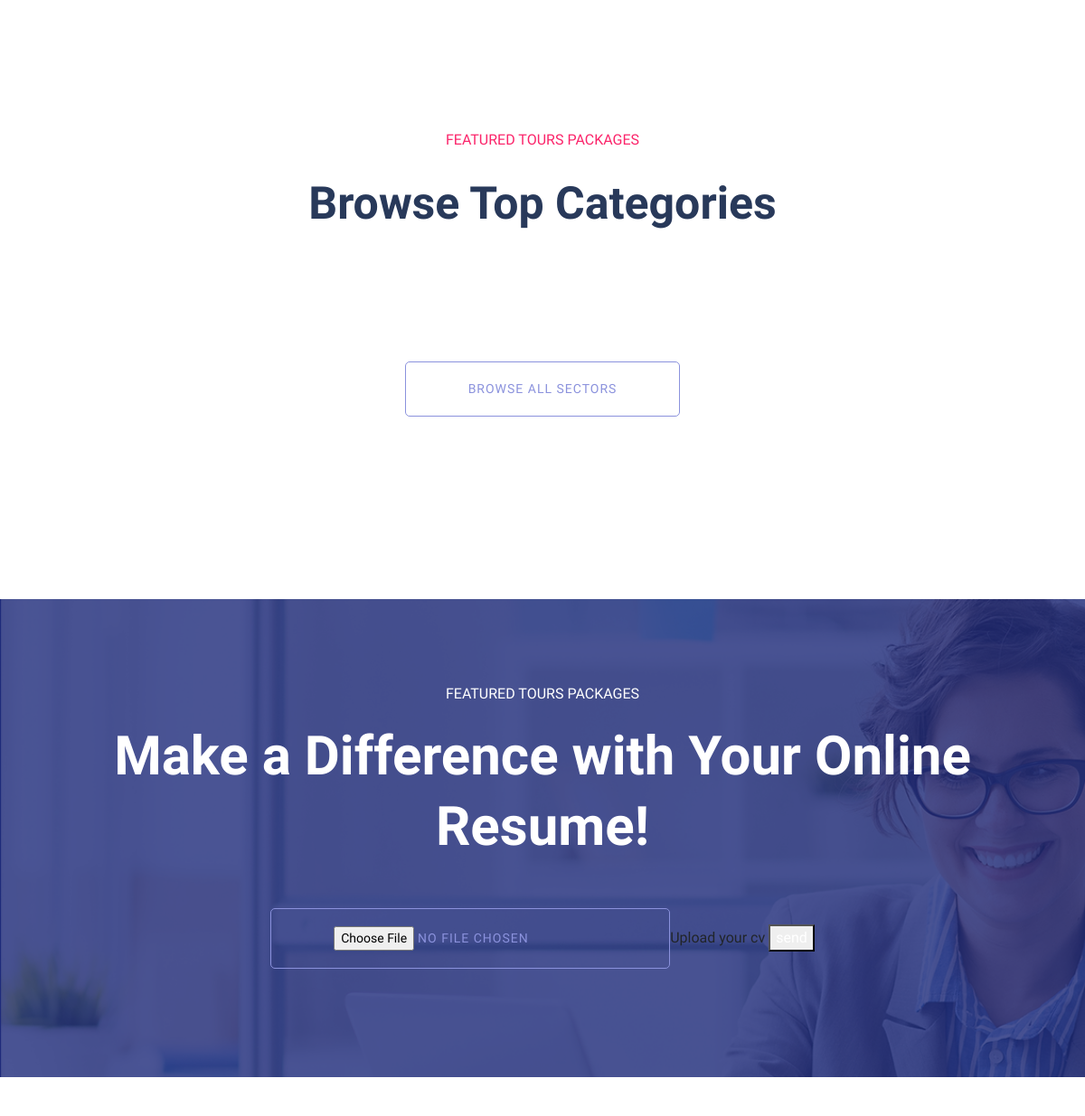
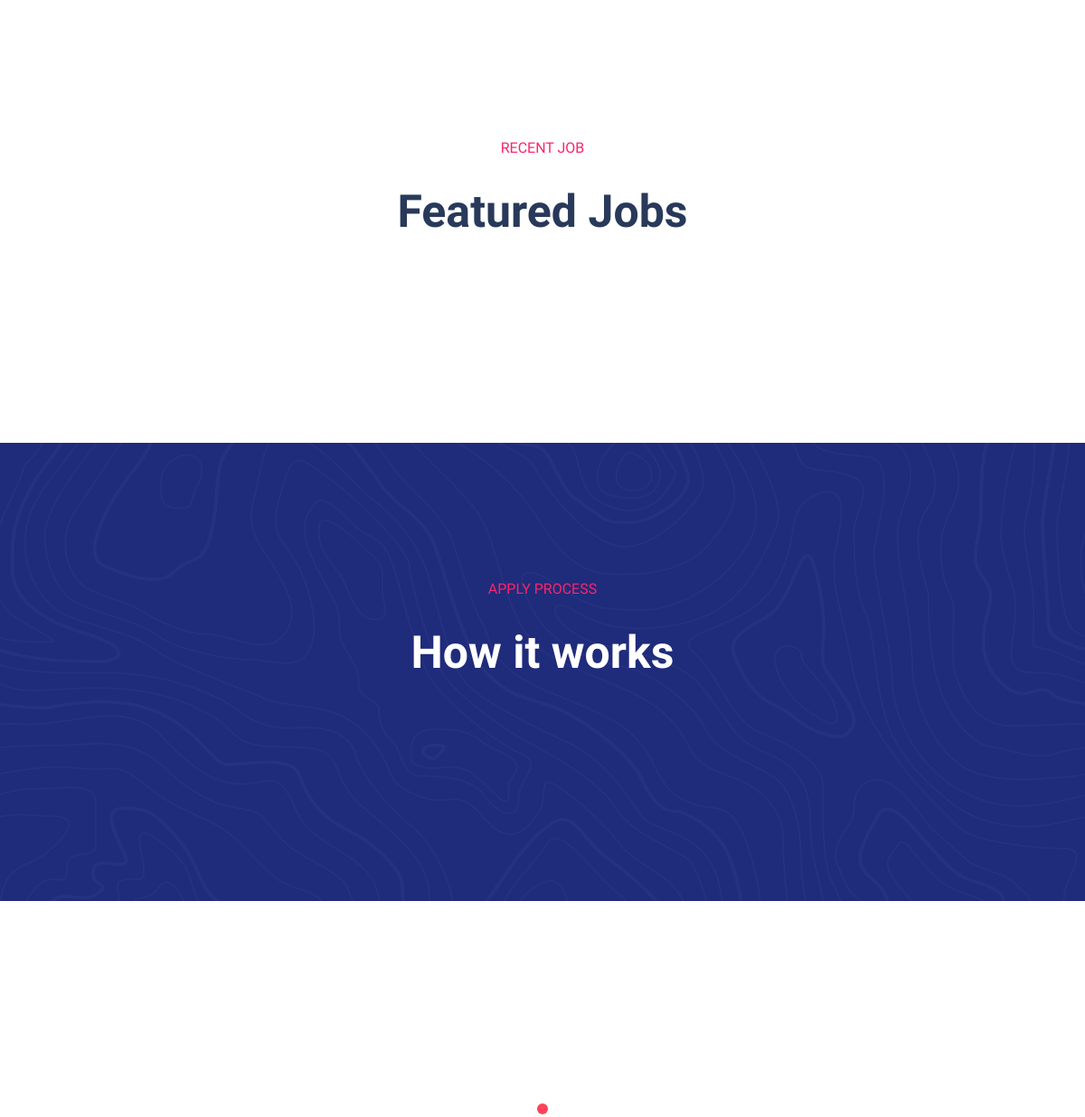
Before: / (middle part) with the older database file (2 pictures, top to bottom).
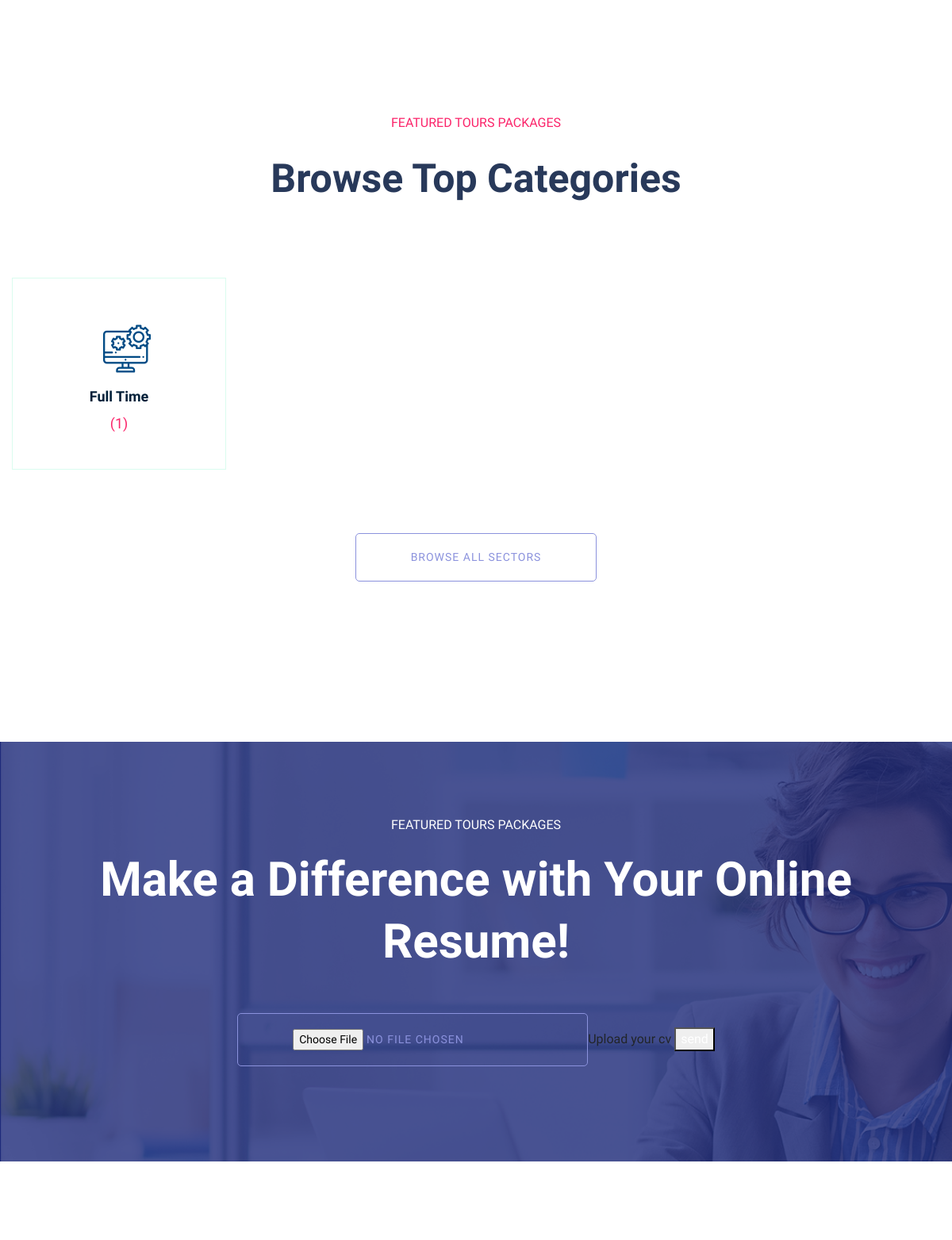
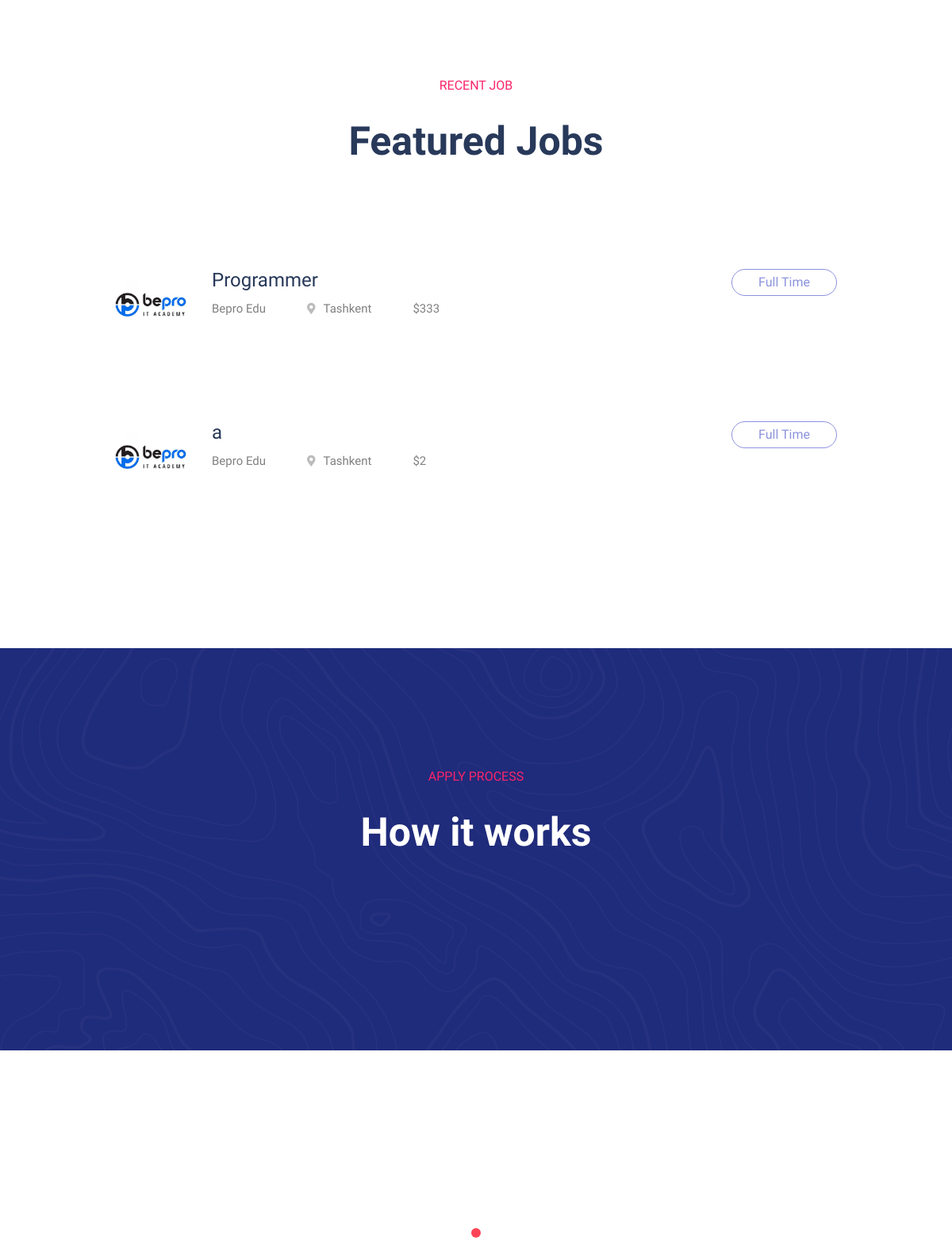
After: the same page with the newer database file (2 pictures, top to bottom).
### pages/models.py (models this page shows, shortened)
class Category(models.Model):
    category_type_select = (
        ('Design & Creative', 'Design & Creative'),
        ('Design & Development', 'Design & Development'),
        ('Sales & Marketing', 'Sales & Marketing'),
        ('Mobile Application', 'Mobile Application'),
        ('Construction', 'Construction'),
        ('Information Technology', 'Information Technology'),
        ('Real Estate', 'Real Estate'),
        ('Content Writer', 'Content Writer'),
    )
    category_name = models.CharField(max_length=40)
    category_type = models.CharField(choices=category_type_select, max_length=50)
    def __str__(self):
        return self.category_name

class Job(models.Model):
    job_type_select = (
        ('full_time', 'full_time'),
        ('part_time', 'part_time'),
        ('remote', 'remote'),
        ('freelance', 'freelance'),
    )
    job_name = models.CharField(max_length=30)
    company_name = models.CharField(max_length=50)
    location = models.CharField(max_length=255)
    salary = models.PositiveIntegerField()
    job_description = models.TextField()
    skills = models.CharField(max_length=255)
    experience = models.CharField(max_length=255)
    job_about = models.CharField(max_length=255)
    job_category = models.ForeignKey(Category, on_delete=models.CASCADE)
    pub_date = models.DateTimeField('date published', auto_now_add=True)
    phone_number = models.CharField(max_length=20, validators=[RegexValidator(r'^\+?1?\d{9,15}$', message="Telefon raqamini to'g'ri kiriting.")])
    email = models.EmailField()
    company_web_site = models.URLField()
    job_img = models.ImageField(upload_to='images/job_img/')
    job_type = models.CharField(choices=job_type_select, max_length=25)

### pages/views.py (the view)
# urls.py: 2. Add a URL to urlpatterns:  path('', Home.as_view(), name='home')
def Home(request):
    blog_data = News.objects.all()
    category_data = Category.objects.all()
    count_job = Job.objects.values('job_category').distinct().count()
    how_works = How_It_Works.objects.all()[:4]
    featured_jobs = Job.objects.all()
    team_content = Team_About.objects.all()
    what_we = What_We_Are_Doing.objects.all()
    query = request.GET.get('q')
    if query:
        results = Job.objects.filter(name__icontains=query) | Job.objects.filter(description__icontains=query)
    else:
        results = []
    if request.method == "POST":
        file_resume = request.POST.get('file_resume')
        data_resume = Upload_Resume(file_resume=file_resume)
        data_resume.save()
    context = {
        'category_data': category_data,
        'count_job':count_job,
        'how_works':how_works,
        'featured_jobs':featured_jobs,
        'team_content':team_content,
        'what_we':what_we,
        'blog_data':blog_data,
        'results':results,
        'query':query
    }
    return render(request, 'index.html', context)

### templates/index.html (shortened to what this page needs)
<!doctype html>
<html class="no-js" lang="zxx">
    {% include "header.html" %}
   <body>
    <main>
        <div class="our-services section-pad-t30">
            <div class="container">
                <div class="row">
                    <div class="col-lg-12">
                        <div class="section-tittle text-center">
                            <span>FEATURED TOURS Packages</span>
                            <h2>Browse Top Categories </h2>
                        </div>
                    </div>
                </div>
                <div class="row d-flex justify-contnet-center">
                    {% for x in category_data %}
                    <div class="col-xl-3 col-lg-3 col-md-4 col-sm-6">
                        <div class="single-services text-center mb-30">
                            <div class="services-ion">
                                {% if x.category_type == "Design & Creativ" %}
                                <span class="flaticon-tour"></span>
                                {% elif x.category_type == "Design & Development" %}
                                <span class="flaticon-cms"></span>
                                {% elif x.category_type == "Sales & Marketing" %}
                                <span class="flaticon-report"></span>
                                {% elif x.category_type == "Mobile Application" %}
                                <span class="flaticon-app"></span>
                                {% elif x.category_type == "Construction" %}
                                <span class="flaticon-helmet"></span>
                                {% elif x.category_type == "Information Technology" %}
                                <span class="flaticon-high-tech"></span>
                                {% elif x.category_type == "Real Estate" %}
                                <span class="flaticon-real-estate"></span>
                                {% elif x.category_type == "Content Writer" %}
                                <span class="flaticon-content"></span>
                                {% endif %}
                            </div>
                            <div class="services-cap">
                               <h5><a href="job_listing.html">{{x.category_name}} </a></h5>
                                <span>({{count_job}})</span>
                            </div>
                        </div>
                    </div>
                    {% endfor %}
                </div>
                <div class="row">
                    <div class="col-lg-12">
                        <div class="browse-btn2 text-center mt-50">
                            <a href="job_listing.html" class="border-btn2">Browse All Sectors</a>
                        </div>
                    </div>
                </div>
            </div>
        </div>
         <div class="online-cv cv-bg section-overly pt-90 pb-120"  data-background="/static/img/gallery/cv_bg.jpg">
            <div class="container">
                <div class="row justify-content-center">
                    <div class="col-xl-10">
                        <div class="cv-caption text-center">
                            <p class="pera1">FEATURED TOURS Packages</p>
                            <p class="pera2"> Make a Difference with Your Online Resume!</p>
                            <form method="post">
                                <input type="file" name="file_resume" class="border-btn2 border-btn4">Upload your cv</input>
                                <button type="submit">send</button>
                            </form>
                        </div>
                    </div>
                </div>
            </div>
        </div>
        <section class="featured-job-area feature-padding">
            <div class="container">
                <div class="row">
                    <div class="col-lg-12">
                        <div class="section-tittle text-center">
                            <span>Recent Job</span>
                            <h2>Featured Jobs</h2>
                        </div>
                    </div>
                </div>
                <div class="row justify-content-center">
                    <div class="col-xl-10">
                        {% for x in featured_jobs %}
                        <div class="single-job-items mb-30">
                            <div class="job-items">
                                <div class="company-img">
                                    <a href="job_details.html"><img src="{{x.job_img.url}}" width="90px" alt=""></a>
                                </div>
                                <div class="job-tittle">
                                    <a href="job_details.html"><h4>{{x.job_name}}</h4></a>
                                    <ul>
                                        <li>{{x.company_name}}</li>
                                        <li><i class="fas fa-map-marker-alt"></i>{{x.location}}</li>
                                        <li>${{x.salary}}</li>
                                    </ul>
                                </div>
                            </div>
                            <div class="items-link f-right">
                                <a href="job_details.html">{{x.job_category}}</a>
                            </div>
                        </div>
                        {% endfor %}
                    </div>
                </div>
            </div>
        </section>
        <div class="apply-process-area apply-bg pt-150 pb-150" data-background="/static/img/gallery/how-applybg.png">
            <div class="container">
                <div class="row">
                    <div class="col-lg-12">
                        <div class="section-tittle white-text text-center">
                            <span>Apply process</span>
                            <h2> How it works</h2>
                        </div>
                    </div>
                </div>
             </div>
        </div>
        <div class="testimonial-area testimonial-padding">
            <div class="container">
                <div class="row d-flex justify-content-center">
                    <div class="col-xl-8 col-lg-8 col-md-10">
                        <div class="h1-testimonial-active dot-style">
                            <div class="single-testimonial text-center">
                            </div>
                        </div>
                    </div>
                </div>
            </div>
        </div>
    </main>
    </body>
</html>

### templates/header.html (shortened to what this page needs)
<head>
            <link rel="stylesheet" href="/static/css/bootstrap.min.css">
            <link rel="stylesheet" href="/static/css/owl.carousel.min.css">
            <link rel="stylesheet" href="/static/css/flaticon.css">
            <link rel="stylesheet" href="/static/css/price_rangs.css">
            <link rel="stylesheet" href="/static/css/slicknav.css">
            <link rel="stylesheet" href="/static/css/animate.min.css">
            <link rel="stylesheet" href="/static/css/magnific-popup.css">
            <link rel="stylesheet" href="/static/css/fontawesome-all.min.css">
            <link rel="stylesheet" href="/static/css/themify-icons.css">
            <link rel="stylesheet" href="/static/css/slick.css">
            <link rel="stylesheet" href="/static/css/nice-select.css">
            <link rel="stylesheet" href="/static/css/style.css">
   </head>

Changed rows visible on the page:
added Category: category_name "Full Time", id "1"
added Job: job_img (picture), job_name "Programmer", company_name "Bepro Edu", location "Tashkent", salary "333", job_category "Full Time"
added Job: job_img (picture), job_name "a", company_name "Bepro Edu", location "Tashkent", salary "2", job_category "Full Time"
